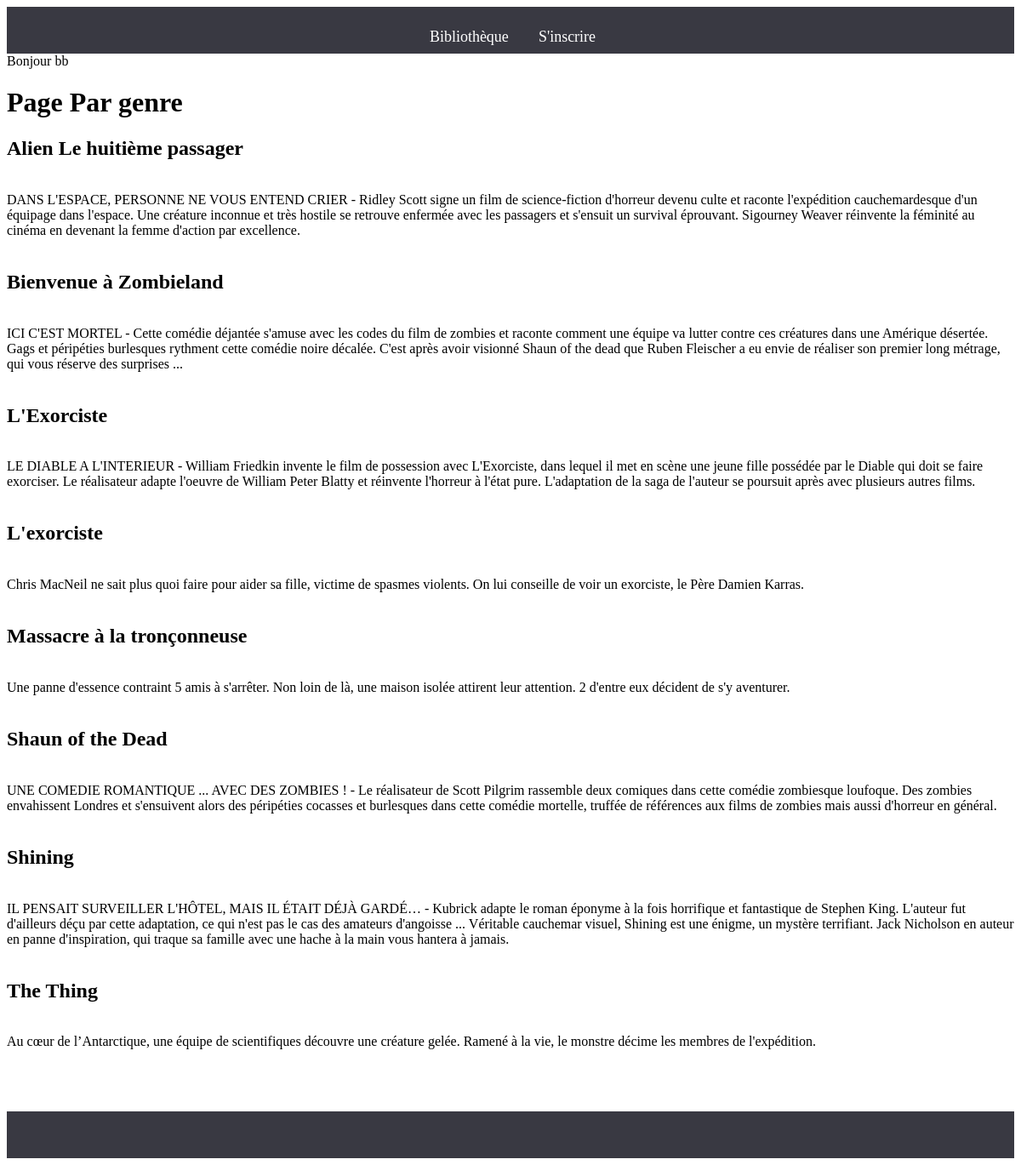
The app's page /genre.php?movie_genre=horreur (signed in) with its own data.
### tables this page shows
CREATE TABLE `films` (
  `movie_id` int(11) NOT NULL,
  `movie_title` varchar(255) NOT NULL,
  `movie_genre` varchar(255) NOT NULL,
  `movie_description` text NOT NULL
);

### genre.php (the view, shortened to what this page needs)
<?php include("include/header.php"); ?>
<h1>Page Par genre</h1>
<?php
try{
$bdd = new PDO('mysql:host=localhost;dbname=alloFilms;charset=utf8', 'root', 'root', array(PDO::ATTR_ERRMODE => PDO::ERRMODE_EXCEPTION));
}
catch (Exception $e)
{
        die('Erreur : ' . $e->getMessage());
}
$reponse = $bdd->prepare('SELECT * FROM films WHERE movie_genre= ? ORDER BY movie_title');
$reponse->execute(array($_GET['movie_genre']));
while ($donnees = $reponse->fetch())
{
        echo '<h2>' . $donnees['movie_title'] . '</h2>' . '<br />';
        echo '<div class="descrition">' . $donnees['movie_description'] . '</div>' . '<br />';
}
?>
<?php include("include/footer.php"); ?>

### records on screen
films: movie_title "Alien Le huitième passager", movie_description "DANS L'ESPACE, PERSONNE NE VOUS ENTEND CRIER - Ridley Scott signe un film de science-fiction d'horreur devenu culte et raconte l'expédition cauchemardesque d'un équipage dans l'espace. Une créature inconnue et très hostile se retrouve enfermée avec les passagers et s'ensuit un survival éprouvant. Sigourney Weaver réinvente la féminité au cinéma en devenant la femme d'action par excellence."
films: movie_title "Bienvenue à Zombieland", movie_description "ICI C'EST MORTEL - Cette comédie déjantée s'amuse avec les codes du film de zombies et raconte comment une équipe va lutter contre ces créatures dans une Amérique désertée. Gags et péripéties burlesques rythment cette comédie noire décalée. C'est après avoir visionné Shaun of the dead que Ruben Fleischer a eu envie de réaliser son premier long métrage, qui vous réserve des surprises ..."
films: movie_title "L'Exorciste", movie_description "LE DIABLE A L'INTERIEUR - William Friedkin invente le film de possession avec L'Exorciste, dans lequel il met en scène une jeune fille possédée par le Diable qui doit se faire exorciser. Le réalisateur adapte l'oeuvre de William Peter Blatty et réinvente l'horreur à l'état pure. L'adaptation de la saga de l'auteur se poursuit après avec plusieurs autres films."
films: movie_title "L'exorciste", movie_description "Chris MacNeil ne sait plus quoi faire pour aider sa fille, victime de spasmes violents. On lui conseille de voir un exorciste, le Père Damien Karras."
films: movie_title "Massacre à la tronçonneuse", movie_description "Une panne d'essence contraint 5 amis à s'arrêter. Non loin de là, une maison isolée attirent leur attention. 2 d'entre eux décident de s'y aventurer."
films: movie_title "Shaun of the Dead", movie_description "UNE COMEDIE ROMANTIQUE ... AVEC DES ZOMBIES ! - Le réalisateur de Scott Pilgrim rassemble deux comiques dans cette comédie zombiesque loufoque. Des zombies envahissent Londres et s'ensuivent alors des péripéties cocasses et burlesques dans cette comédie mortelle, truffée de références aux films de zombies mais aussi d'horreur en général."
films: movie_title "Shining", movie_description "IL PENSAIT SURVEILLER L'HÔTEL, MAIS IL ÉTAIT DÉJÀ GARDÉ… - Kubrick adapte le roman éponyme à la fois horrifique et fantastique de Stephen King. L'auteur fut d'ailleurs déçu par cette adaptation, ce qui n'est pas le cas des amateurs d'angoisse ... Véritable cauchemar visuel, Shining est une énigme, un mystère terrifiant. Jack Nicholson en auteur en panne d'inspiration, qui traque sa famille avec une hache à la main vous hantera à jamais."
films: movie_title "The Thing", movie_description "Au cœur de l’Antarctique, une équipe de scientifiques découvre une créature gelée. Ramené à la vie, le monstre décime les membres de l'expédition."

### other values on screen
$_SESSION['user_username'] "bb"
